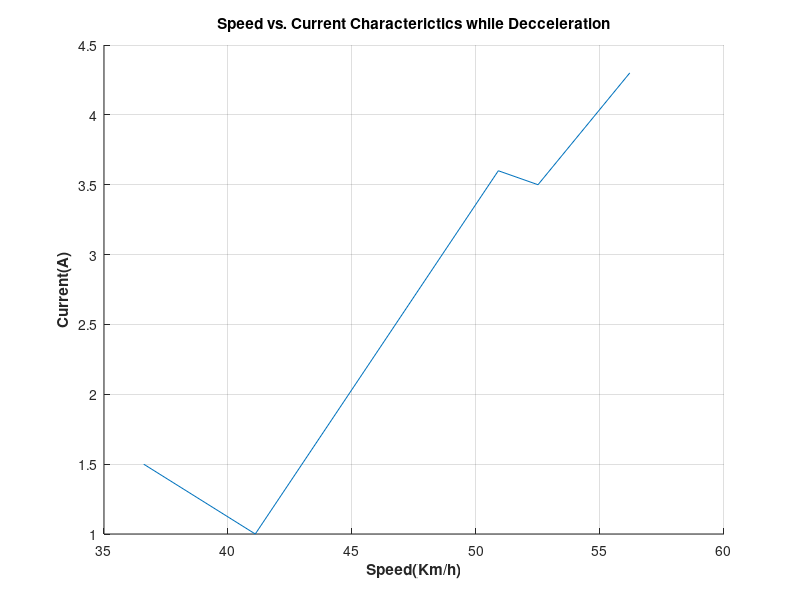

The MATLAB source for this figure:
Speed=[56.2 52.5 50.9 41.1 36.6]; 
Current=[4.3 3.5 3.6 1 1.5];

hold on;
plot(Speed,Current),grid on,xlabel('Speed(Km/h)','FontWeight','bold'),ylabel('Current(A)','FontWeight','bold'),title('Speed vs. Current Characterictics while Decceleration','FontWeight','bold')
